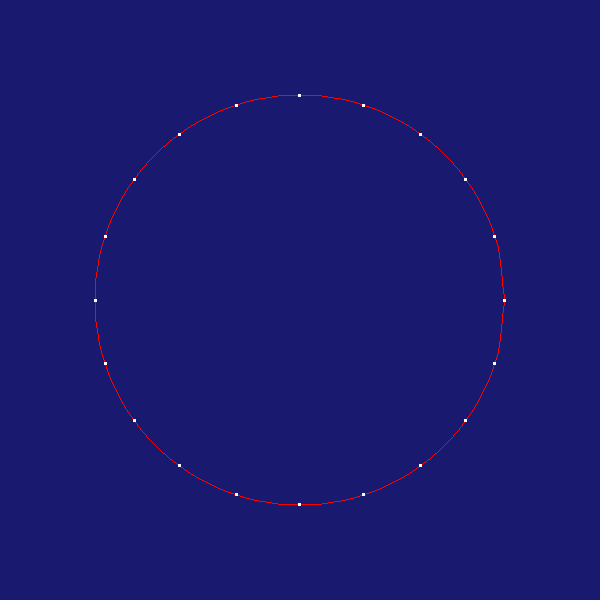

This chart was generated by the following Python code:
#!/usr/bin/env python

# Draw an interactive contour on the screen using a contour widget.

import math

# Factory overrides: importing these modules registers the OpenGL rendering
# and interaction style implementations for vtkRenderingCore factory classes.
import vtkmodules.vtkInteractionStyle  # noqa: F401
import vtkmodules.vtkRenderingOpenGL2  # noqa: F401

# VTK pipeline classes used in this example
from vtkmodules.vtkCommonCore import vtkPoints
from vtkmodules.vtkCommonDataModel import (
    vtkCellArray,
    vtkPolyData,
)
from vtkmodules.vtkInteractionWidgets import (
    vtkContourWidget,
    vtkOrientedGlyphContourRepresentation,
)
from vtkmodules.vtkRenderingCore import (
    vtkRenderWindow,
    vtkRenderWindowInteractor,
    vtkRenderer,
)

# Colors (normalized RGB)
midnight_blue_rgb = (0.098, 0.098, 0.439)
red_rgb = (1.0, 0.0, 0.0)

# Renderer: assemble the scene
renderer = vtkRenderer()
renderer.SetBackground(midnight_blue_rgb)

# Window: display the rendered scene
render_window = vtkRenderWindow()
render_window.AddRenderer(renderer)
render_window.SetWindowName("contour widget")
render_window.SetMultiSamples(0)
render_window.SetSize(600, 600)

# Interactor: handle mouse and keyboard events
render_window_interactor = vtkRenderWindowInteractor()
render_window_interactor.SetRenderWindow(render_window)

# ContourWidget: interactive contour drawing
contour_rep = vtkOrientedGlyphContourRepresentation()
contour_rep.GetLinesProperty().SetColor(red_rgb)

contour_widget = vtkContourWidget()
contour_widget.SetInteractor(render_window_interactor)
contour_widget.SetRepresentation(contour_rep)
contour_widget.On()

# Build a circular contour as initial data
num_pts = 21
points = vtkPoints()
for i in range(num_pts):
    angle = 2.0 * math.pi * i / 20.0
    points.InsertPoint(i, 0.1 * math.cos(angle), 0.1 * math.sin(angle), 0.0)

vertex_indices = list(range(num_pts))
vertex_indices.append(0)
lines = vtkCellArray()
lines.InsertNextCell(num_pts + 1, vertex_indices)

pd = vtkPolyData()
pd.SetPoints(points)
pd.SetLines(lines)

contour_widget.Initialize(pd, 1)
contour_widget.Render()
renderer.ResetCamera()

# Launch the interactive visualization
render_window.Render()
render_window_interactor.Initialize()
render_window_interactor.Start()
